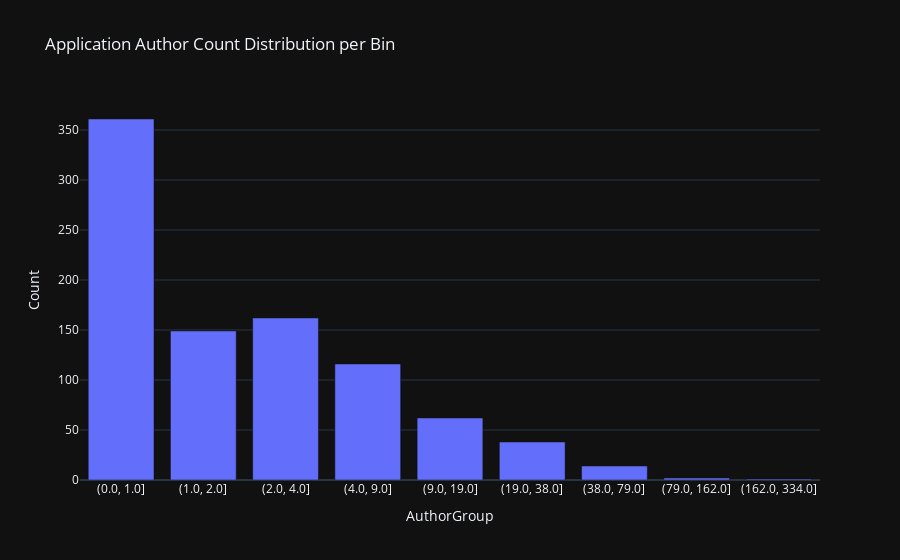

Notebook code cell kept with this figure:
### Markdown cell above
#### Application Author Count By Bin

### Code cell
application_committers = application_commits.merge(application_authors, left_on='Author', right_on='Login', how='left')
application_committers.dropna(subset=['Login'], inplace=True)
application_committers = application_committers.groupby('UniqueID')['Author'].nunique().reset_index()
application_committers.rename(columns={'Author': 'AuthorCount'}, inplace=True)
application_committers.sort_values(by=['AuthorCount'], ascending=False, inplace=True)
bins = np.logspace(np.log10(0.5), np.log10(max(application_committers['AuthorCount'])), num=10)
bins = np.round(bins)
application_committers['AuthorGroup'] =  pd.cut(application_committers['AuthorCount'], bins=bins)
bin_counts = application_committers['AuthorGroup'].value_counts().sort_index().reset_index()
bin_counts['AuthorGroup'] = bin_counts['AuthorGroup'].astype(str)
bin_counts.rename(columns={'count': 'Count'}, inplace=True)

fig = px.bar(bin_counts,  
             x='AuthorGroup', 
             y='Count',
             title='Application Author Count Distribution per Bin',
             template='plotly_dark', 
             )

fig.show()

### Figure 1 — Plotly figure (JSON) as saved in the notebook; plotly's stock layout.template omitted (floating-point values rounded to 4 significant figures)
{"data": [{"alignmentgroup": "True", "hovertemplate": "AuthorGroup=%{x}<br>Count=%{y}<extra></extra>", "legendgroup": "", "marker": {"color": "#636efa", "pattern": {"shape": ""}}, "name": "", "offsetgroup": "", "orientation": "v", "showlegend": false, "textposition": "auto", "type": "bar", "x": ["(0.0, 1.0]", "(1.0, 2.0]", "(2.0, 4.0]", "(4.0, 9.0]", "(9.0, 19.0]", "(19.0, 38.0]", "(38.0, 79.0]", "(79.0, 162.0]", "(162.0, 334.0]"], "xaxis": "x", "y": [361, 149, 162, 116, 62, 38, 14, 2, 1], "yaxis": "y"}], "layout": {"barmode": "relative", "legend": {"tracegroupgap": 0}, "title": {"text": "Application Author Count Distribution per Bin"}, "xaxis": {"anchor": "y", "domain": [0, 1], "title": {"text": "AuthorGroup"}}, "yaxis": {"anchor": "x", "domain": [0, 1], "title": {"text": "Count"}}}}
